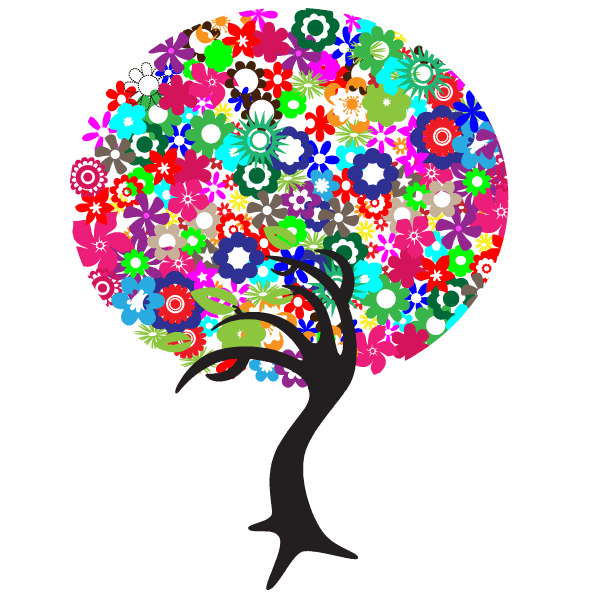
#> input picture ex02/ahah.png, 600 x 595 px
$ python ScrapBooker.py
#> lines starting #> are read from the running program, lines starting #| are printed output that depends on the picture
### ex02/ImageProcessor.py
import matplotlib.image as mpimg
import matplotlib.pyplot as plt


class ImageProcessor():
    """docstring for ImageProcessor."""

    def __init__(self):
        pass

    def load(self, path):
#> called with path = 'ahah.png'
        img = mpimg.imread(path)
#> img is the input picture: shape (595, 600, 4) float32; mean R, G, B, A 0.84, 0.805, 0.815, 1
        print(f"Loading image of dimensions {img.shape[0]} x {img.shape[1]}")
#| Loading image of dimensions 595 x 600
        return (img)

    def display(self, img):
        plt.imshow(img)
        plt.show()

#
# img = ImageProcessor()
# arr = img.load('ahah.png')
# img.display(arr)

### ex02/ScrapBooker.py
import numpy as np
from ImageProcessor import ImageProcessor


class ScrapBooker(object):
    """docstring for ScrapBooker."""

    def __init__(self):
        pass

    def crop(self, arr, dim, pos=(0, 0)):
#> called with dim = (297, 300), pos = (0, 0)
        if dim[0] > arr.shape[0] or dim[1] > arr.shape[1]:
            raise ValueError(
                f"Dimension too high {dim[0]} > {arr.shape[0]}"
                + f" or {dim[1]} > {arr.shape[1]} ")
        startx = pos[0]
        starty = pos[1]
        cropx = dim[0]
        cropy = dim[1]
        obj = arr[starty:starty+cropy, startx:startx+cropx]
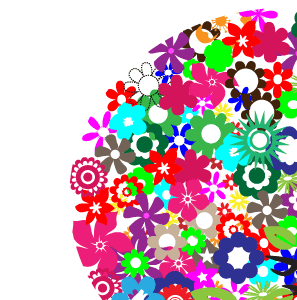
#> obj: shape (300, 297, 4) float32; mean R, G, B, A 0.786, 0.699, 0.72, 1
        return obj

    def thin(self, arr, n, axis):
#> called with n = 2, axis = 0
        if axis == 0:
            return np.delete(arr, slice(n-1, None, n), 1)
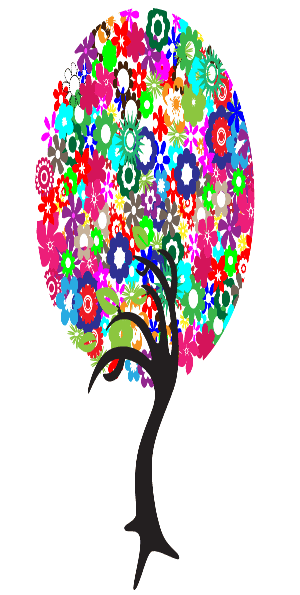
#> returned value: shape (595, 300, 4) float32; mean of channels 0, 1, 2, 3 0.84, 0.804, 0.815, 1; drawn as R, G, B
        elif axis == 1:
            return np.delete(arr, slice(n-1, None, n), 0)

    def juxtapose(self, arr, n, axis):
#> called with n = 3, axis = 0
        obj = arr
        for x in range(0, n):
            obj = np.concatenate((obj, arr), axis=axis)
#> this loop made 3 passes
#> pass 1, in juxtapose, `obj = np.concatenate((obj, arr), axis=axis)`:
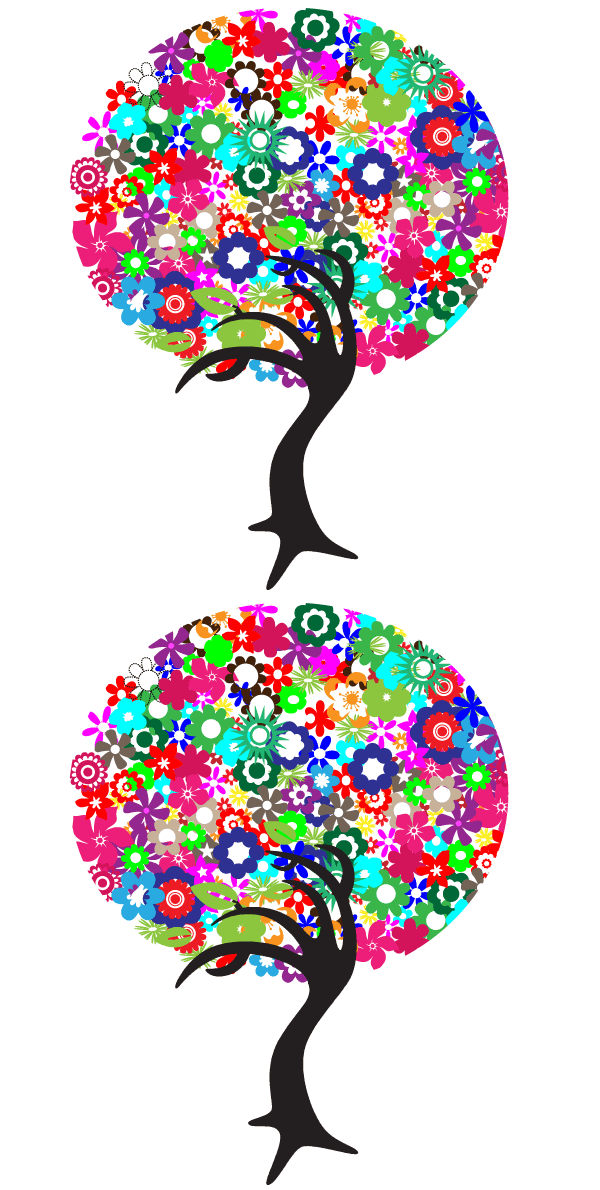
#> obj: shape (1190, 600, 4) float32; mean R, G, B, A 0.839, 0.805, 0.815, 1
#> pass 2, in juxtapose, `obj = np.concatenate((obj, arr), axis=axis)`:
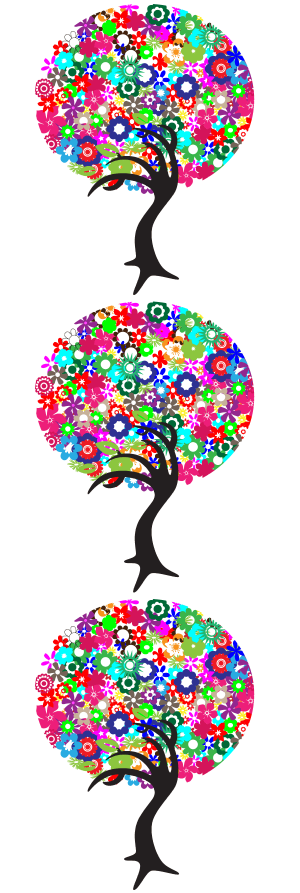
#> obj: shape (1785, 600, 4) float32 (shown at 1/2 size); mean R, G, B, A 0.839, 0.804, 0.815, 1
#> pass 3, in juxtapose, `obj = np.concatenate((obj, arr), axis=axis)`:
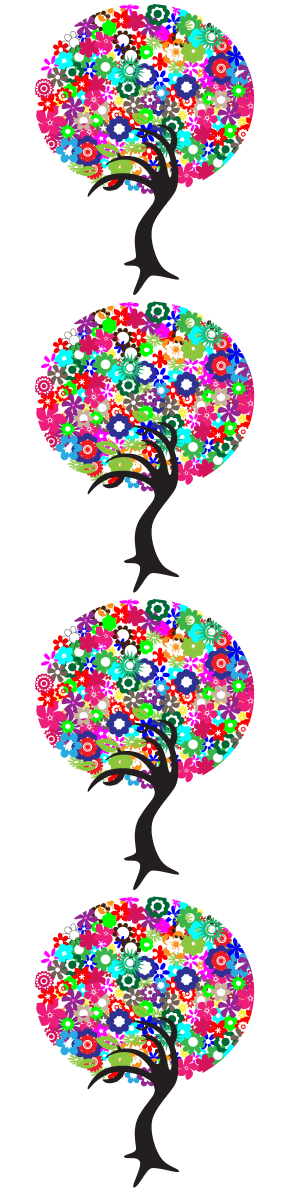
#> obj: shape (2380, 600, 4) float32 (shown at 1/2 size); mean R, G, B, A 0.839, 0.804, 0.815, 1
        return obj

    def mosaic(self, arr, dim):
#> called with dim = (2, 2)
        dim += (1,)
        return np.tile(arr, dim)
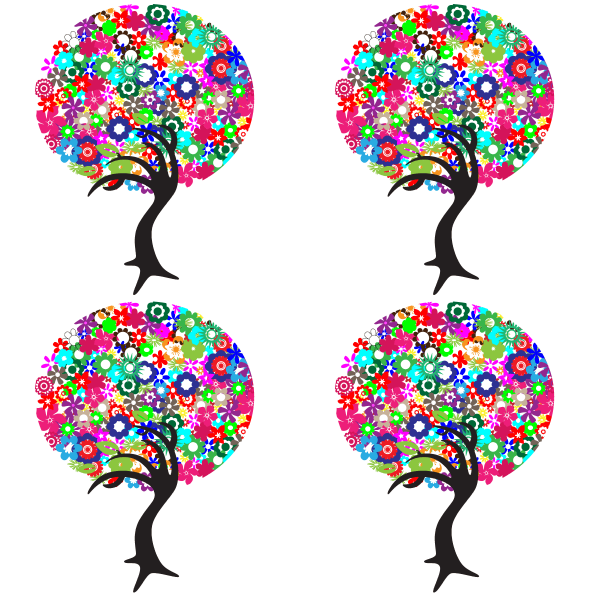
#> returned value: shape (1190, 1200, 4) float32 (shown at 1/2 size); mean of channels 0, 1, 2, 3 0.839, 0.804, 0.816, 1; drawn as R, G, B


sb = ScrapBooker()
ip = ImageProcessor()

img = ip.load("ahah.png")

cr = sb.crop(img, (img.shape[0]//2, img.shape[1]//2), (0, 0))
ip.display(cr)

ju = sb.thin(img, 2, 0)
ip.display(ju)

ju = sb.juxtapose(img, 3, 0)
ip.display(ju)

ju = sb.mosaic(img, (2, 2))
ip.display(ju)
